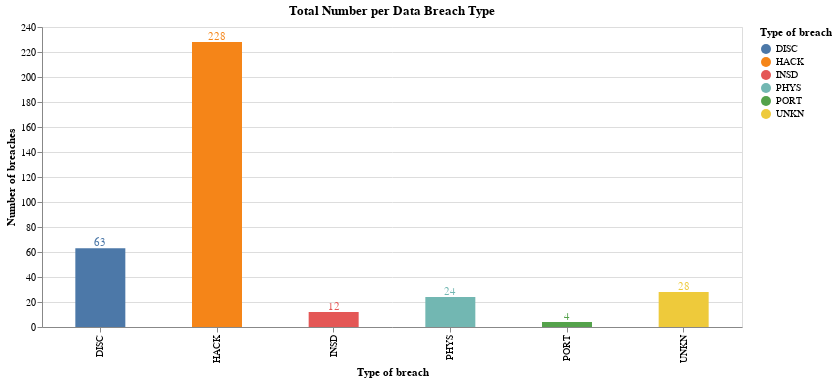

Here is the notebook cell this chart was saved with:
### Code cell
text = bars.mark_text(align='center', baseline='bottom').encode(text='count()')
(bars + text).interactive().properties(height=300, width=700, title="Total Number per Data Breach Type")

### Figure 1 — Vega-Lite specification as saved in the notebook (floating-point values rounded to 4 significant figures; data arrays with more than 128 entries replaced by an {"elided": "..."} marker saying what was removed)
{"config": {"view": {"continuousWidth": 300, "continuousHeight": 300}}, "layer": [{"mark": {"type": "bar", "size": 50}, "encoding": {"color": {"field": "Type of breach", "type": "nominal"}, "tooltip": [{"aggregate": "count", "title": "Number of breaches", "type": "quantitative"}, {"field": "Type of breach", "type": "nominal"}], "x": {"field": "Type of breach", "type": "nominal"}, "y": {"aggregate": "count", "axis": {"title": "Number of breaches"}, "type": "quantitative"}}, "name": "view_1"}, {"mark": {"type": "text", "align": "center", "baseline": "bottom"}, "encoding": {"color": {"field": "Type of breach", "type": "nominal"}, "text": {"aggregate": "count", "type": "quantitative"}, "tooltip": [{"aggregate": "count", "title": "Number of breaches", "type": "quantitative"}, {"field": "Type of breach", "type": "nominal"}], "x": {"field": "Type of breach", "type": "nominal"}, "y": {"aggregate": "count", "axis": {"title": "Number of breaches"}, "type": "quantitative"}}}], "data": {"name": "data-bbd165e33b7f83a4852a879cdf99fc86"}, "height": 300, "params": [{"name": "param_1", "select": {"type": "interval", "encodings": ["x", "y"]}, "bind": "scales", "views": ["view_1"]}], "title": "Total Number per Data Breach Type", "width": 700, "$schema": "https://vega.github.io/schema/vega-lite/v5.20.1.json", "datasets": {"data-bbd165e33b7f83a4852a879cdf99fc86": {"elided": "359 records"}}}
